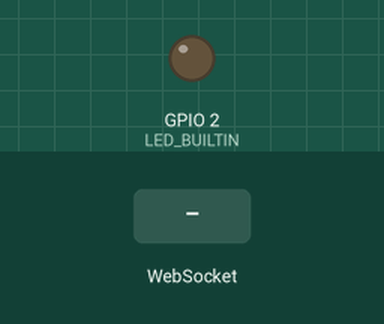
Simulated run of this sketch. Board: ESP8266 (NodeMCU). Parts: output pins drawn as LEDs (lit = HIGH, except the on-board LED, lit = LOW). Inputs (shaded band) come from the test bench.

Above: at 1.2 s.
1.3 s: WebSocket text "L" received
At 1.7 s:
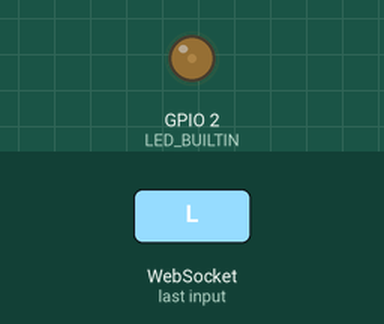
2.8 s: WebSocket text "H" received
At 4.0 s:
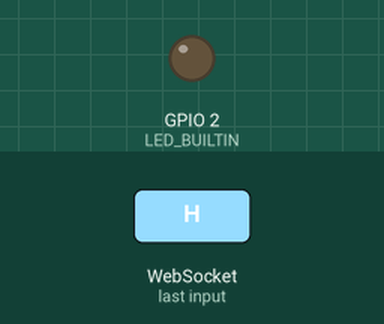
Timing chart, 0 to 5.8 s (numbered marks = the images above; inputs shaded):
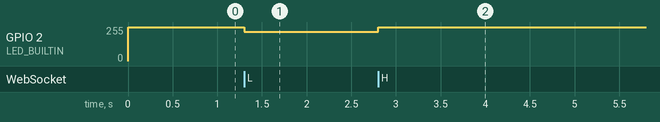

Measured:
- after the input at 1.3 s, GPIO 2 (LED_BUILTIN): 255/255 → 220/255 at once
- after the input at 2.8 s, GPIO 2 (LED_BUILTIN): 220/255 → 255/255 at once

The sketch:

ESP8266-Websockets.ino
```cpp
#include <ESP8266WiFi.h>
#include <WiFiClient.h>
#include <ESP8266WebServer.h>
#include <WebSocketsServer.h>
#include <DNSServer.h>

// Access point constants
#define ACCESS_POINT_SSID   "RCPLANE0"
#define ACCESS_POINT_PSK    "IbelieveIcanFLY"

// Server IP address
#define OCTET_0             192
#define OCTET_1             168
#define OCTET_2             4
#define OCTET_3             1
IPAddress webServerIpAddress(
  OCTET_0,
  OCTET_1,
  OCTET_2,
  OCTET_3
);

// Web server constants
#define WEB_SERVER_PORT     80
#define STATUS_CODE         200
#define CONTENT_TYPE        "text/html"

// Content of page served
#define PAGE_CONTENT\
"\
<h1>Plane Control</h1>\
<div>\
  <input id=\"up\" onmousedown=\"onMouseDown(event)\"\
  onmouseup=\"onMouseUp()\" type=\"button\" value=\"UP\"/>\
  <input id=\"down\" onmousedown=\"onMouseDown(event)\"\
  onmouseup=\"onMouseUp()\" type=\"button\" value=\"DOWN\"/>\
</div>\
<script type=\"text/javascript\">\
  let connection = new WebSocket(\
    \"ws://\" + location.hostname + \":9012\",\
    [\"arduino\"]\
  );\
  function onMouseDown(event) {\
    let whom = event.target.id;\
    if (whom == \"up\") {\
      connection.send(\"H\");\
    } else {\
      connection.send(\"L\")\
    }\
  }\
  function onMouseUp() {\
    connection.send(\"M\")\
  }\
  let upButton = document.getElementById(\"up\");\
  upButton.addEventListener(\"touchstart\", function(event){onMouseDown(event);});\
  upButton.addEventListener(\"touchend\", onMouseUp);\
  let downButton = document.getElementById(\"down\");\
  downButton.addEventListener(\"touchstart\", function(event){onMouseDown(event);});\
  downButton.addEventListener(\"touchend\", onMouseUp);\
</script>\
"

// Web server object
ESP8266WebServer webServer(WEB_SERVER_PORT);

// Websocket server constants
#define WEB_SOCKET_SERVER_PORT      9012

// Websocket server object
WebSocketsServer webSocketServer(WEB_SOCKET_SERVER_PORT);

// DNS Port
#define DNS_SERVER_PORT             53

// DNS server object
DNSServer dnsServer;

// PWM duty cycles
#define DUTY_CYCLE_HIGH             1020
#define DUTY_CYCLE_MEDIUM           620
#define DUTY_CYCLE_LOW              220


// Web server handler function
void handleRequest() {
  webServer.send(
    STATUS_CODE,
    CONTENT_TYPE,
    PAGE_CONTENT
  );
}

// Websocket server handler function
void handleWebSocketInput(
  uint8_t number,
  WStype_t messageType,
  uint8_t *payload,
  size_t length
) {
  if (messageType == WStype_TEXT) {
    switch (payload[0]) {
      case 'H':
        // Increase speed
        setLEDDutyCycle(DUTY_CYCLE_HIGH);
        break;
      case 'L':
        // Low speed
        setLEDDutyCycle(DUTY_CYCLE_LOW);
        break;
      default:
        // Return to default speed
        setLEDDutyCycle(DUTY_CYCLE_MEDIUM);
        break;
    }
  }
}

void setLEDDutyCycle(int dutyCycle) {
  analogWrite(
    LED_BUILTIN,
    dutyCycle
  );
}

void setup() {

  // Assign request handler to root route
  webServer.on(
    "/",
    handleRequest
  );

  // Start web server
  webServer.begin();

  // Assign message handler to web socket server
  webSocketServer.onEvent(handleWebSocketInput);

  // Start web socket server
  webSocketServer.begin();

  // Wifi in access point mode
  WiFi.mode(WIFI_AP);

  // Set access point ip address
  WiFi.softAPConfig(
    webServerIpAddress,
    webServerIpAddress,
    IPAddress(255, 255, 255, 0)
  );

  // Start up access point
  WiFi.softAP(
    ACCESS_POINT_SSID,
    ACCESS_POINT_PSK
  );

  // Start up DNS server
  dnsServer.start(
    DNS_SERVER_PORT,
    "*",
    webServerIpAddress
  );

  // Turn on LED
  setLEDDutyCycle(DUTY_CYCLE_MEDIUM);
}

void loop() {
  // Handle DNS requests
  dnsServer.processNextRequest();
  // Handle requests to HTTP server
  webServer.handleClient();
  // Handle data to web socket server
  webSocketServer.loop();
}
```
